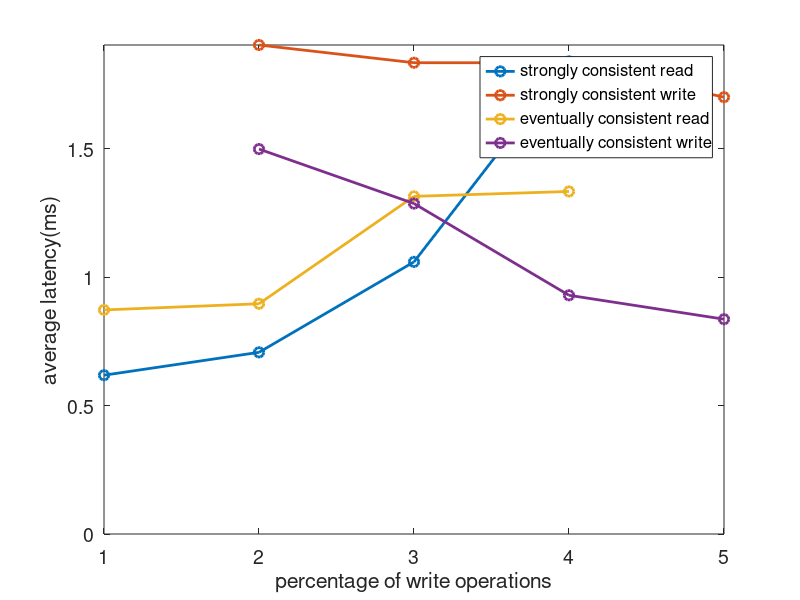

Write MATLAB code to recreate this figure. (Note: this script raises an error after producing the figure.)
clear
close all

load('data.mat');

offset = 0;

% figure
% h = ploterr(1:5+offset, ...
%         strong_read(1, 1:5+offset), ...
%         [], ...
%         {strong_read(2, 1:5+offset), ...
%         strong_read(4, 1:5+offset)}, 'o-');
% set(h, 'lineWidth', 3)
% set(h, 'MarkerSize',10)
% hold on
% % figure
% h = ploterr(1:5+offset, ...
%         strong_write(1, 1:5+offset), ...
%         [], ...
%         {strong_write(2, 1:5+offset), ...
%         strong_write(4, 1:5+offset)});
% set(h, 'lineWidth', 3)
%
% % figure
% h = ploterr(1:5+offset, ...
%     ec_read(1, 1:5+offset), ...
%     [], ...
%     {ec_read(2, 1:5+offset), ...
%     ec_read(4, 1:5+offset)});
% set(h, 'lineWidth', 3)
%
% % figure
% h = ploterr(1:5+offset, ...
%     ec_write(1, 1:5+offset), ...
%     [], ...
%     {ec_write(2, 1:5+offset), ...
%     ec_write(4, 1:5+offset)});
% set(h, 'lineWidth', 3)

figure('units','normalized','position',[.1 .1 .4 .5])

plot(1:5, ...
        strong_read(1, (1:5)+offset), 'o-', 'lineWidth', 2, 'MarkerSize',7)

hold on
plot(1:5, ...
        strong_write(1, (1:5)+offset), 'o-', 'lineWidth', 2, 'MarkerSize',7)

plot(1:5, ...
        ec_read(1, (1:5)+offset), 'o-', 'lineWidth', 2, 'MarkerSize',7)

plot(1:5, ...
        ec_write(1, (1:5)+offset), 'o-', 'lineWidth', 2, 'MarkerSize',7)

set(gca,'fontsize',14)
xlabel('percentage of write operations')
ylabel('average latency(ms)');
axis([1 5 0 inf]);
legend({'strongly consistent read', 'strongly consistent write', ...
        'eventually consistent read', 'eventually consistent write'}, 'fontsize', 12);
ax = gca;
ax.XTick = [1 2 3 4 5];
ax.XTickLabel = {'0%', '25%', '50%', '75%', '100%'};
title('0ms latency added');
